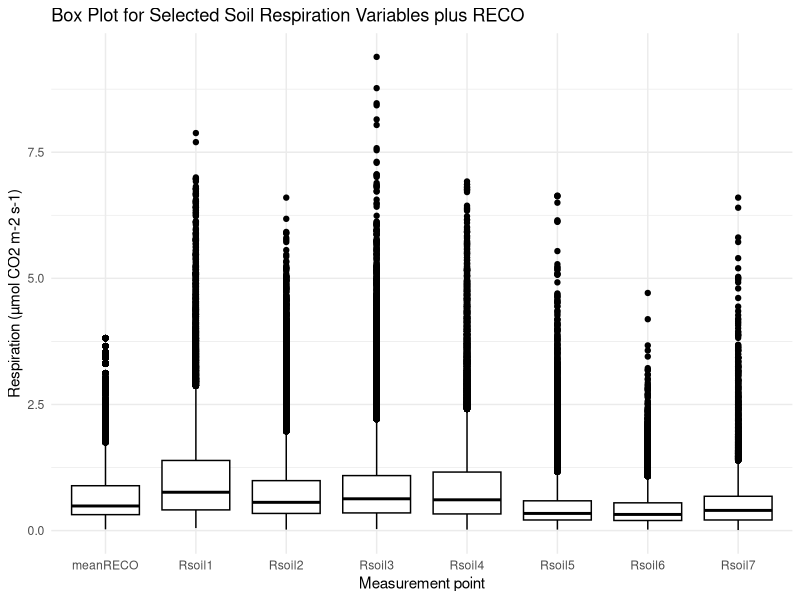
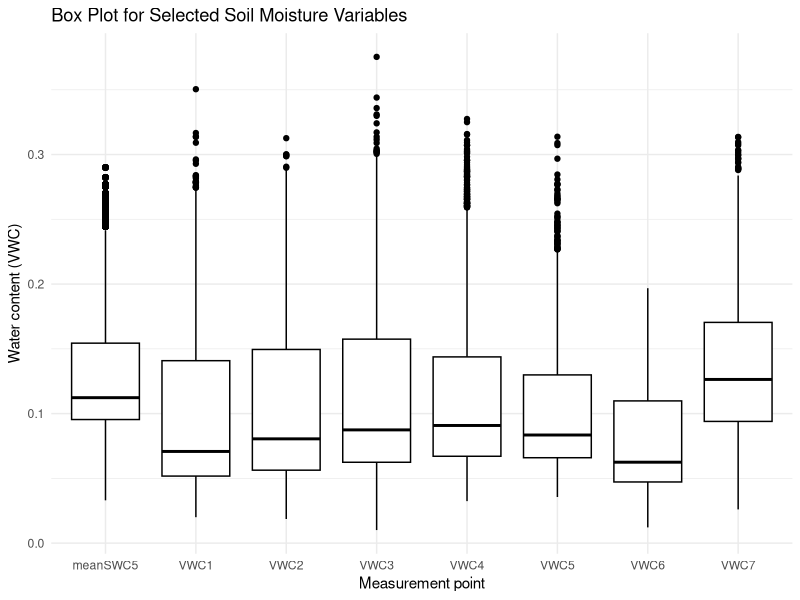
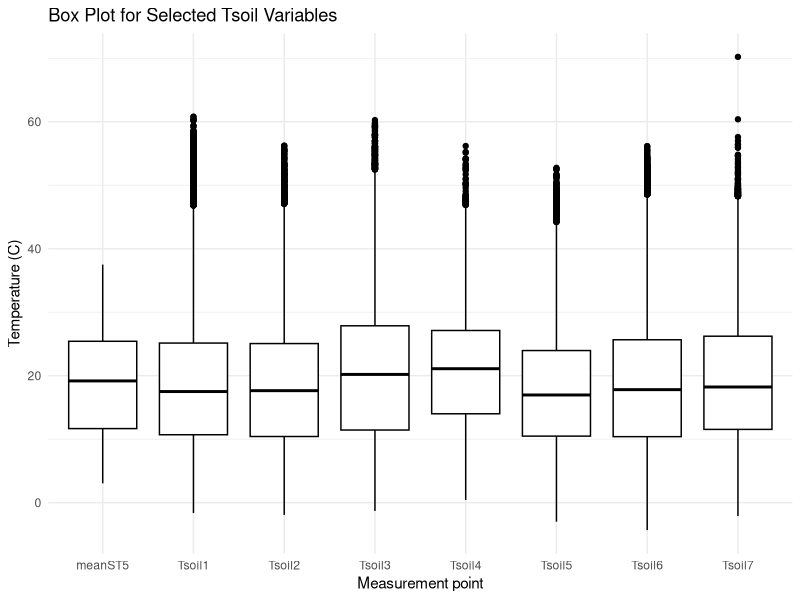
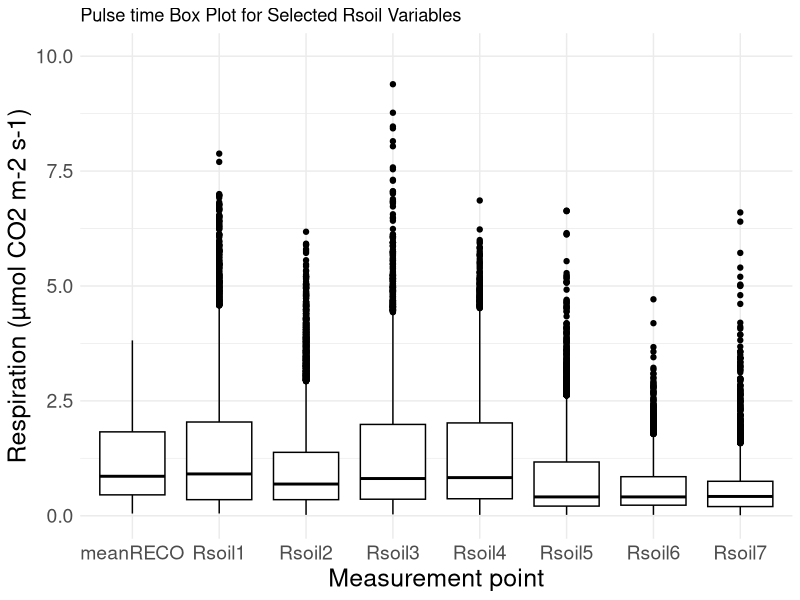
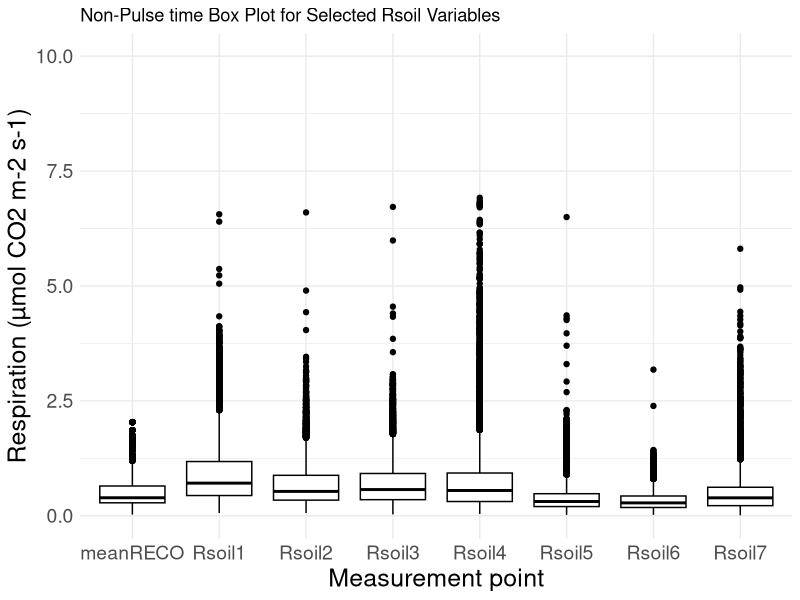
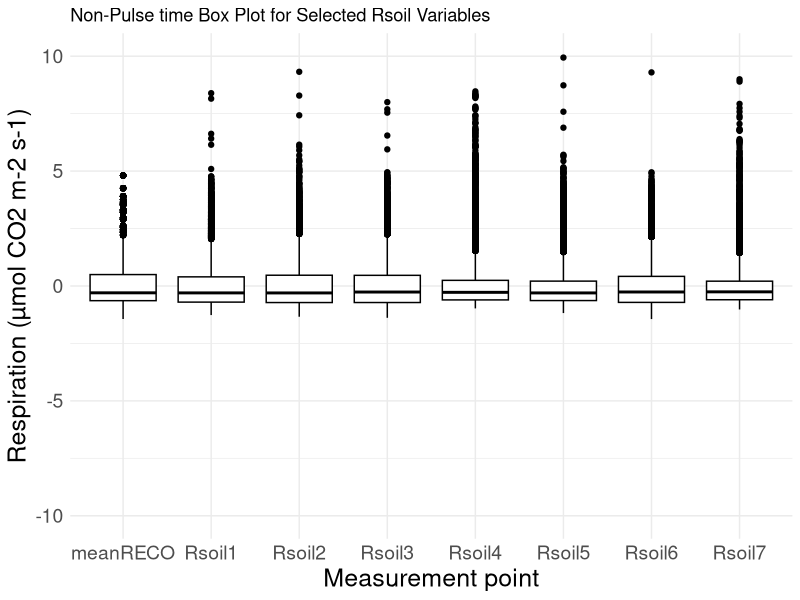

Recreate these plots in R, in order.

library(dplyr)
library(tidyr)
library(tidyverse)
library(lubridate)
library(ggplot2)
library(units)

#Read TowerFlux data with information about pulse length in it

pulsedefinitions<- read.csv("data/years_sum1_DM.csv", 
                            header=TRUE, na.strings = "NaN") %>%
#retain only variables that I'm interested in.
    select(date,days_since_rain_event,max_pulse_duration, sum_R, meanSWC5, meanST5, meanGPP, meanRECO) %>%
  mutate(pulseIND = days_since_rain_event < max_pulse_duration)  %>%
  mutate(meanSWC5 = as.numeric(meanSWC5)/100) %>%
  mutate(meanST5 = as.numeric(meanST5))  %>%
  mutate(meanGPP = as.numeric(meanGPP))%>%
  #converting RECO into µmol_CO2_m2_s
  mutate(meanRECO = as.numeric(meanRECO)*(1 / 12) * (1 / 1e-6) * (1 / 86400)) 

#read soil chamber data provided by Russ Scott
CH_USWkg17_20 <- read.csv("data/KN_soil_resp17_20_longHead.csv", header=TRUE, na.strings="NaN", skip=0)
#check date format
CH_USWkg17_20$date = as.Date(paste(CH_USWkg17_20$Year+2000, CH_USWkg17_20$DOY, sep = "-"), format = "%Y-%j")

  # Merge data frames by date
  Cham_USWKG_pulsedata <- merge(CH_USWkg17_20, pulsedefinitions,  by = "date", all.x = TRUE) 
       

  
 RchamberVariables= colnames(Cham_USWKG_pulsedata)
 #column names of the orinal file contains non-standard labeling
 # [1] "date"                        "Year"                        "DOY"                        
 # [4] "Port.1Soil.Resp.um.co2.m2.s" "Port.1VWC"                   "Port.1Soil.Temp.deg.C"      
 # [7] "Port.2soil.respum.co2.m2.s"  "Port.2VWC"                   "Port.2Soil.Temp.deg.C"      
 # [10] "Port.3soil.respum.co2.m2.s"  "Port.3VWC"                   "Port.3Soil.Temp.deg.C"      
 # [13] "Port.4Soil.Resp.um.co2.m2.s" "Por4VWC"                     "Port.4Soil.Temp.deg.C"      
 # [16] "Port.5soil.respum.co2.m2.s"  "Port.5VWC"                   "Port.5Soil.Temp.deg.C"      
 # [19] "Port.6soil.respum.co2.m2.s"  "Port.6VWC"                   "Port.6Soil.Temp.deg.C"      
 # [22] "Port.7soil.respum.co2.m2.s"  "Port.7VWC"                   "Port.7Soil.Temp.deg.C"      
 # [25] "days_since_rain_event"       "max_pulse_duration"          "sum_R"                      
 # [28] "meanSWC5"                    "meanST5"                     "meanGPP"                    
 # [31] "pulseIND"
 
 #Create new column names
 #
 #.    WARNING THIS CHANGES THE COLUMN NAMES BASED ON THE ORDER THEY ARE READ
 #          CHECK THEM!
 
 newnames = c("date",	"Year",	"DOY",	"Rsoil1",	"VWC1",	"Tsoil1",	"Rsoil2",	"VWC2",	"Tsoil2",	
 "Rsoil3",	"VWC3",	"Tsoil3",	"Rsoil4",	"VWC4",	"Tsoil4",	 "Rsoil5",	"VWC5",	"Tsoil5",	
 "Rsoil6",	"VWC6",	"Tsoil6",	"Rsoil7",	"VWC7",	"Tsoil7",	"days_since_rain_event",
 "max_pulse_duration",	"sum_R",	"meanSWC5",	"meanST5",	"meanGPP", "meanRECO",	"pulseIND")
 
 
 column_units = list("days",	"years",	"days",	"µmol_CO2_m2_s",	"VWC",	"degC",	"µmol_CO2_m2_s",	"VWC",	"degC",
                     "µmol_CO2_m2_s",	 "VWC",	"degC",	"µmol_CO2_m2_s",	"VWC",	"degC",	"µmol_CO2_m2_s",	
                     "VWC",	"degC",	"µmol_CO2_m2_s",	"VWC",	"degC",	 "µmol_CO2_m2_s",	"VWC",	"degC",	
                     "days",	"days",	"mm",	"VWC",	"degC",	"gCmd","µmol_CO2_m2_s",	"TF")
 
 for (col in names(column_units)) {
   Cham_USWKG_pulsedata[[col]] <- set_units(Cham_USWKG_pulsedata[[col]], column_units[[col]])
 }
  
 colnames(Cham_USWKG_pulsedata) <- newnames
 
 Cham_USWKG_pulsedata <- Cham_USWKG_pulsedata %>%
   mutate(Rsoil1 = ifelse(Rsoil1 < 0, NA, Rsoil1),
          Rsoil1 = ifelse(is.na(Rsoil1), NA, Rsoil1),
          Rsoil2 = ifelse(Rsoil2 < 0, NA, Rsoil2),
          Rsoil2 = ifelse(is.na(Rsoil2), NA, Rsoil2),
          Rsoil3 = ifelse(Rsoil3 < 0, NA, Rsoil3),
          Rsoil3 = ifelse(is.na(Rsoil3), NA, Rsoil3),
          Rsoil4 = ifelse(Rsoil4 < 0, NA, Rsoil4),
          Rsoil4 = ifelse(is.na(Rsoil4), NA, Rsoil4),
          Rsoil5 = ifelse(Rsoil5 < 0, NA, Rsoil5),
          Rsoil5 = ifelse(is.na(Rsoil5), NA, Rsoil5),
          Rsoil6 = ifelse(Rsoil6 < 0, NA, Rsoil6),
          Rsoil6 = ifelse(is.na(Rsoil6), NA, Rsoil6),
          Rsoil7 = ifelse(Rsoil7 < 0, NA, Rsoil7),
          Rsoil7 = ifelse(is.na(Rsoil7), NA, Rsoil7))
 
 Cham_USWKG_PULSETIME <- Cham_USWKG_pulsedata[Cham_USWKG_pulsedata$days_since_rain_event <= Cham_USWKG_pulsedata$max_pulse_duration, ]
 Cham_USWKG_NON_PULSETIME <- Cham_USWKG_pulsedata[Cham_USWKG_pulsedata$days_since_rain_event > Cham_USWKG_pulsedata$max_pulse_duration, ]
 
 ####
 ## Chamber 1
 ####
 
 #PULSETIME set up columns to pull to run the model for chamber 1
 Cham1 <- c("meanGPP", "Rsoil1", "VWC1", "Tsoil1")
 subset_Cham1P_holes <- Cham_USWKG_PULSETIME[, Cham1]
 complete_rows <- complete.cases(subset_Cham1P_holes)
 subset_Cham1P = subset_Cham1P_holes[complete_rows, ]
 
 #PULSETIME Assign variables
 meanSWC5_P <- subset_Cham1P$VWC1
 meanST5_P <- subset_Cham1P$Tsoil1
 meanGPP_P <- subset_Cham1P$meanGPP
 GPPmax_P <- max(subset_Cham1P$meanGPP)
 
 # Fit model
 Param_model4_P_CH1 <- nls(Rsoil1 ~ Fref*((meanGPP_P/GPPmax_P +n)/1+n) *
                          (1-c4*(0.1-meanSWC5_P)^2)*exp(b4*meanST5_P), 
                        data = subset_Cham1P,
                        start = list(Fref=0.75, c4=56.54, b4=0.04, n=0.84),
                        control = nls.control(maxiter = 1000, minFactor = 0.01)
 )
 Summary_Model4_P_CH1 = summary(Param_model4_P_CH1)
 estimates_P_CH1 <- coef(Summary_Model4_P_CH1)
 
 #NON-PULSETIME set up columns to pull to run the model for chamber 1
 subset_Cham1NP_holes <- Cham_USWKG_NON_PULSETIME[, Cham1]
 complete_rowsNP <- complete.cases(subset_Cham1NP_holes)
 subset_Cham1NP = subset_Cham1NP_holes[complete_rowsNP, ]
 
 #NON-PULSETIME Assign variables
 meanSWC5_NP <- subset_Cham1NP$VWC1
 meanST5_NP <- subset_Cham1NP$Tsoil1
 meanGPP_NP <- subset_Cham1NP$meanGPP
 GPPmax_NP <- max(subset_Cham1NP$meanGPP)
 
 
 # Fit model
 Param_model4_NP_CH1 <- nls(Rsoil1 ~ Fref*((meanGPP_NP/GPPmax_NP +n)/1+n) *
                             (1-c4*(0.1-meanSWC5_NP)^2)*exp(b4*meanST5_NP), 
                           data = subset_Cham1NP,
                           start = list(Fref=0.75, c4=56.54, b4=0.04, n=0.84),
                           control = nls.control(maxiter = 1000, minFactor = 0.01)
 )
 Summary_Model4_NP_CH1 = summary(Param_model4_NP_CH1)
 estimates_NP_CH1 <- coef(Summary_Model4_NP_CH1)
 
#### Chamber 1 summaries
 Summary_Model4_NP_CH1
 Summary_Model4_P_CH1
 
  # 
  # # Create a directory to save the PNG files
  # dir.create("KN_Chamber_plot")
  #   # Loop through variables and plot each as a time series
  # for (col in names(Cham_USWKG_pulsedata)[-1]) {
  #   p <- ggplot(Cham_USWKG_pulsedata, aes(x = date, y = .data[[col]])) +
  #     geom_line() +
  #     labs(title = paste0("KNCham_time_", col))
  #   print(p)
  # 
  #   # Save plot as PNG
  #   filename <- paste0("KN_Chamber_plot/", col, ".png")
  #   ggsave(filename, plot = p)
  # }
  # 
  # for (col in names(Cham_USWKG_pulsedata)[-1]) {
  #   p <- ggplot(Cham_USWKG_pulsedata, aes(x = date, y = .data[[col]])) +
  #     geom_boxplot() +
  #     labs(title = paste0("KNCham_BOX_", col))
  #   print(p)
  # 
  #   # Save plot as PNG
  #   filename <- paste0("KN_Chamber_plot/", col, ".png")
  #   ggsave(filename, plot = p)
  # }
  # 
  
  # Select the 7 variables you want to plot
  RsoilPlot <- c("meanRECO", "Rsoil1", "Rsoil2", "Rsoil3", "Rsoil4", "Rsoil5", "Rsoil6", "Rsoil7")
    VWCPlot <- c("meanSWC5", "VWC1", "VWC2", "VWC3", "VWC4", "VWC5", "VWC6", "VWC7")
    TsoilPlot <- c("meanST5", "Tsoil1", "Tsoil2", "Tsoil3", "Tsoil4", "Tsoil5", "Tsoil6", "Tsoil7")
  
    # Subset the dataframe to include only the selected variables
    subset_Rsoil <- Cham_USWKG_pulsedata[, RsoilPlot]
    subset_VWC <- Cham_USWKG_pulsedata[, VWCPlot]
    subset_Tsoil <- Cham_USWKG_pulsedata[, TsoilPlot]
    
    
    
    # Convert the dataframe to long format using tidyr
    Rsoil_long <- gather(subset_Rsoil, key = "Variable", value = "Value")
    
    # Plot the box plot for the selected variables
    ggplot(Rsoil_long, aes(x = Variable, y = Value)) +
      geom_boxplot(fill = "white", color = "black") +
      labs(title = "Box Plot for Selected Soil Respiration Variables plus RECO",
           x = "Measurement point", y = "Respiration (µmol CO2 m-2 s-1)") +
      theme_minimal()
    
    VWC_long <- gather(subset_VWC, key = "Variable", value = "Value")
    
  
    # Plot the box plot for the selected variables
    ggplot(VWC_long, aes(x = Variable, y = Value)) +
      geom_boxplot(fill = "white", color = "black") +
      labs(title = "Box Plot for Selected Soil Moisture Variables",
           x = "Measurement point", y = "Water content (VWC)") +
      theme_minimal()
    
    
    Tsoil_long <- gather(subset_Tsoil, key = "Variable", value = "Value")
    
    # Plot the box plot for the selected variables
    ggplot(Tsoil_long, aes(x = Variable, y = Value)) +
      geom_boxplot(fill = "white", color = "black") +
      labs(title = "Box Plot for Selected Tsoil Variables",
           x = "Measurement point", y = "Temperature (C)") +
      theme_minimal()
  
  

  # Plot the box plot for the selected variables
  
  subset_Rsoil_pulse <- Cham_USWKG_PULSETIME[, RsoilPlot]
  # Convert the dataframe to long format using tidyr
  Rsoil_longP <- gather(subset_Rsoil_pulse, key = "Variable", value = "Value")
  
  ggplot(Rsoil_longP, aes(x = Variable, y = Value)) +
    geom_boxplot(fill = "white", color = "black") +
    labs(title = "Pulse time Box Plot for Selected Rsoil Variables",
         x = "Measurement point", y = "Respiration (µmol CO2 m-2 s-1)") +
    theme_minimal()+
    ylim(0, 10) +  # Set the y-axis limits
    theme(axis.title = element_text(size = 18),  # Adjust axis title size
          axis.text = element_text(size = 14))  # Adjust axis label size
   
  
  
  
  
  subset_Rsoil_NONpulse <- Cham_USWKG_NON_PULSETIME[, RsoilPlot]
  # Convert the dataframe to long format using tidyr
  Rsoil_longNP <- gather(subset_Rsoil_NONpulse, key = "Variable", value = "Value")
  
  ggplot(Rsoil_longNP, aes(x = Variable, y = Value)) +
    geom_boxplot(fill = "white", color = "black") +
    labs(title = "Non-Pulse time Box Plot for Selected Rsoil Variables",
         x = "Measurement point", y = "Respiration (µmol CO2 m-2 s-1)") +
    theme_minimal()+
    ylim(0, 10) +  # Set the y-axis limits
    theme(axis.title = element_text(size = 18),  # Adjust axis title size
          axis.text = element_text(size = 14))  # Adjust axis label size
  
  
  subset_Rsoil_NONpulse_z_scores <- as.data.frame(lapply(subset_Rsoil_NONpulse, scale))
  
  
  # Convert the dataframe to long format using tidyr 
  long_Rsoil_NONpulse_z_scores <- gather(subset_Rsoil_NONpulse_z_scores, key = "Variable", value = "Value")
  
  ggplot(long_Rsoil_NONpulse_z_scores, aes(x = Variable, y = Value)) +
    geom_boxplot(fill = "white", color = "black") +
    labs(title = "Non-Pulse time Box Plot for Selected Rsoil Variables",
         x = "Measurement point", y = "Respiration (µmol CO2 m-2 s-1)") +
    theme_minimal()+
    ylim(-10, 10) +  # Set the y-axis limits
    theme(axis.title = element_text(size = 18),  # Adjust axis title size
          axis.text = element_text(size = 14))  # Adjust axis label size
  
  # # Apply scale() to calculate z-scores for the selected columns
  # Rsoil_NONpulse_z_scores <- df
  # df_z_scores[selected_columns] <- lapply(df[selected_columns], scale, na.rm = TRUE)
  
  
  
  
